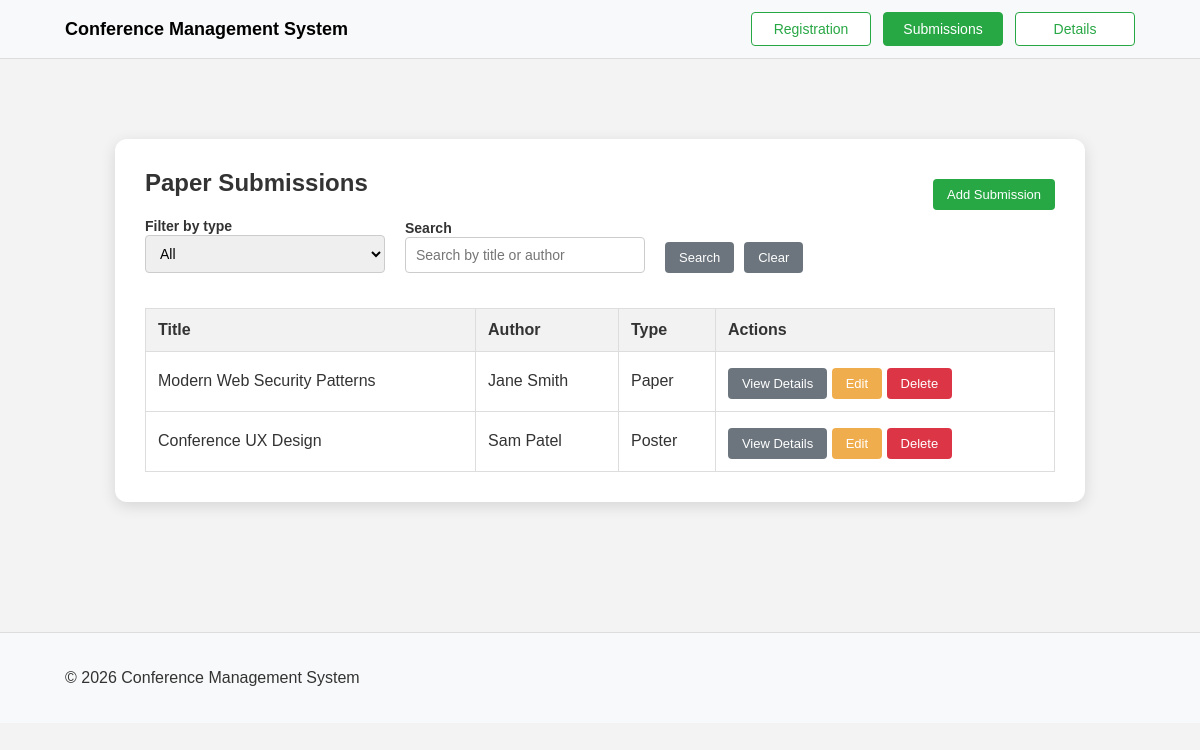
The app's page /submissions.php, older data.
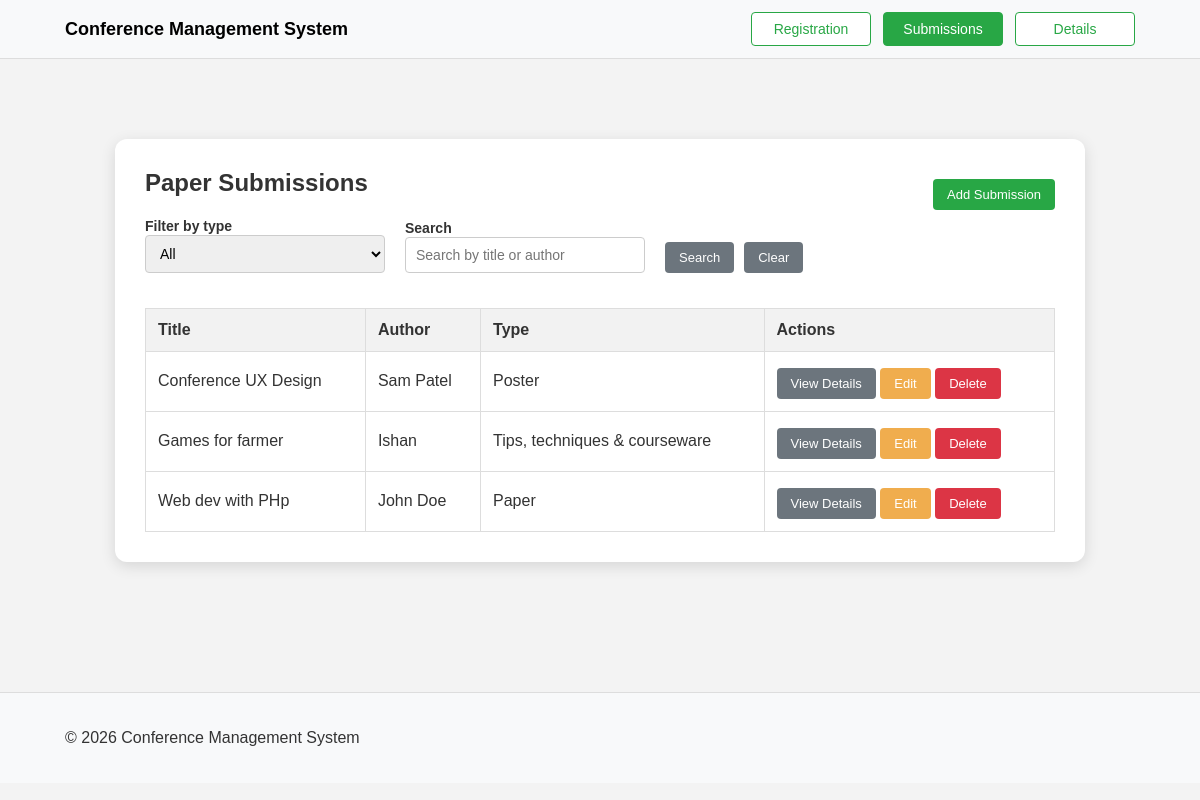
The same page, newer data.
### tables this page shows
CREATE TABLE Submissions (
    id INTEGER PRIMARY KEY AUTOINCREMENT,
    User_id INTEGER,
    title TEXT NOT NULL,
    paper_type TEXT,
    accepted BOOLEAN,
    abstract TEXT,
    FOREIGN KEY (User_id) REFERENCES Users(id)
);

CREATE TABLE Users (
    id INTEGER PRIMARY KEY AUTOINCREMENT,
    Name TEXT NOT NULL,
    Email TEXT UNIQUE,
    affiliation TEXT,
    Role TEXT
);

### submissions.php (the view, shortened to what this page needs)
<?php
include('db_conn.php');
$search = trim($_GET['search'] ?? '');
$type = trim($_GET['type'] ?? 'all');
$sql = "
    SELECT
        s.id,
        s.title,
        s.paper_type,
        s.abstract,
        u.Name AS author_name,
        u.Email AS author_email,
        u.affiliation
    FROM Submissions s
    JOIN Users u ON s.User_id = u.id
    WHERE 1 = 1
";
$params = [];
$sql .= " ORDER BY s.id ASC";
$stmt = $pdo->prepare($sql);
$stmt->execute($params);
$submissions = $stmt->fetchAll(PDO::FETCH_ASSOC);
?>
<!DOCTYPE html>
<html lang="en">
<head>
  <link rel="stylesheet" href="styles.css" />
</head>
<body>
  <nav class="navbar">
    <div class="container">
      <a class="brand" href="index.html">Conference Management System</a>
      <div class="nav-buttons">
        <a href="registration.html" class="btn-outline nav-link">Registration</a>
        <a href="submissions.php" class="btn-outline nav-link">Submissions</a>
        <a href="details.html" class="btn-outline nav-link">Details</a>
      </div>
    </div>
  </nav>
  <main class="content-area">
    <div class="wrapper">
      <div class="details-box">
        <div style="display:flex; justify-content:space-between; align-items:center; gap:16px; flex-wrap:wrap;">
          <h2>Paper Submissions</h2>
          <a href="create_submissions.php" class="success-btn">Add Submission</a>
        </div>
        <form method="get" class="filter-box">
          <div>
            <label for="typeFilter">Filter by type</label><br>
            <select id="typeFilter" name="type">
              <option value="all" <?php if ($type === 'all') echo 'selected'; ?>>All</option>
            </select>
          </div>
          <div>
            <label for="searchInput">Search</label><br>
            <input
              type="text"
              id="searchInput"
              name="search"
              placeholder="Search by title or author"
              value="<?php echo htmlspecialchars($search); ?>"
            />
          </div>
          <div class="filter-buttons">
            <button type="submit" class="secondary-btn">Search</button>
            <a href="submissions.php" class="detailsBtn">Clear</a>
          </div>
        </form>
        <div class="table-wrap">
          <table class="submission-table">
            <thead>
              <tr>
                <th>Title</th>
                <th>Author</th>
                <th>Type</th>
                <th>Actions</th>
              </tr>
            </thead>
            <tbody>
              <?php if (count($submissions) > 0): ?>
                <?php foreach ($submissions as $row): ?>
                  <tr>
                    <td><?php echo htmlspecialchars($row['title']); ?></td>
                    <td><?php echo htmlspecialchars($row['author_name']); ?></td>
                    <td><?php echo htmlspecialchars($row['paper_type']); ?></td>
                    <td class="actions-cell">
                      <a href="details.php?id=<?php echo $row['id']; ?>" class="detailsBtn">View Details</a>
                      <a href="update_submission.php?id=<?php echo $row['id']; ?>" class="warning-btn">Edit</a>
                      <form action="engine.php" method="post" class="delete-form" style="display:inline;">
                        <button type="submit" name="delete_submission" class="danger-btn">Delete</button>
                      </form>
                    </td>
                  </tr>
                <?php endforeach; ?>
              <?php else: ?>
                <tr>
                  <td colspan="4">No matching submissions found.</td>
                </tr>
              <?php endif; ?>
            </tbody>
          </table>
        </div>
      </div>
    </div>
  </main>
  <footer>
    <div class="container footer-row">
      <p>&copy; 2026 Conference Management System</p>
    </div>
  </footer>
</body>
</html>

### styles.css (style rules this page uses)
* { box-sizing: border-box; }
body { margin: 0; font-family: Arial, sans-serif; background-color: #f3f3f3; color: #333; }
a { text-decoration: none; color: inherit; }
.navbar { background-color: #f8f9fa; border-bottom: 1px solid #ddd; padding: 12px 0; }
.container { max-width: 1100px; margin: auto; padding: 0 15px; display: flex; justify-content: space-between; align-items: center; }
.brand { text-decoration: none; font-weight: bold; font-size: 18px; color: #000; }
.nav-buttons { display: flex; gap: 12px; flex-wrap: wrap; }
.btn-outline { display: inline-block; min-width: 120px; text-align: center; padding: 8px 12px; border: 1px solid #28a745; color: #28a745; text-decoration: none; border-radius: 4px; font-size: 14px; background: #fff; }
.btn-outline:hover, .btn-outline.active { background-color: #28a745; color: white; }
.content-area, .content-area-register { padding-top: 50px; padding-bottom: 50px; }
.wrapper { max-width: 1000px; margin: 30px auto; padding: 0 15px; }
.details-box, .form-box-register, .page-box { background: white; padding: 30px; border-radius: 12px; max-width: 1000px; margin: auto; box-shadow: 0px 4px 15px rgba(0, 0, 0, 0.12); }
h1, h2, h3 { color: #333; margin-top: 0; }
.filter-box { display: flex; gap: 20px; margin-bottom: 20px; flex-wrap: wrap; align-items: end; }
.filter-box label { font-size: 14px; font-weight: bold; }
.filter-box select, .filter-box input { padding: 9px 10px; width: 240px; font-size: 14px; box-sizing: border-box; border: 1px solid #ccc; border-radius: 4px; }
.filter-buttons { display: flex; flex-direction: row; gap: 10px; align-items: center; }
.table-wrap { overflow-x: auto; }
.submission-table { width: 100%; border-collapse: collapse; margin-top: 15px; background: #fff; }
.submission-table th, .submission-table td { border: 1px solid #ddd; padding: 12px; text-align: left; vertical-align: middle; }
.submission-table th { background-color: #f2f2f2; font-weight: bold; }
.actions-cell { white-space: nowrap; }
.primary-btn, .secondary-btn, .success-btn, .warning-btn, .danger-btn, .detailsBtn { display: inline-block; padding: 8px 14px; font-size: 13px; border-radius: 4px; cursor: pointer; border: none; text-decoration: none; margin-top: 4px; }
.secondary-btn { background-color: #6c757d; color: white; }
.success-btn { background-color: #28a745; color: white; }
.warning-btn { background-color: #f0ad4e; color: white; }
.danger-btn { background-color: #dc3545; color: white; }
.detailsBtn { background-color: #6c757d; color: white; }
footer { padding: 20px; background-color: #f8f9fa; margin-top: 50px; border-top: 1px solid #ddd; }
.footer-row { width: 100%; text-align: center; }

Row changes from the older to the newer data that the page shows:
removed submissions: title "Modern Web Security Patterns", User.Name "Jane Smith", paper_type "Paper"
added submissions: title "Games for farmer", User.Name "Ishan", paper_type "Tips, techniques & courseware"
added submissions: title "Web dev with PHp", User.Name "John Doe", paper_type "Paper"
